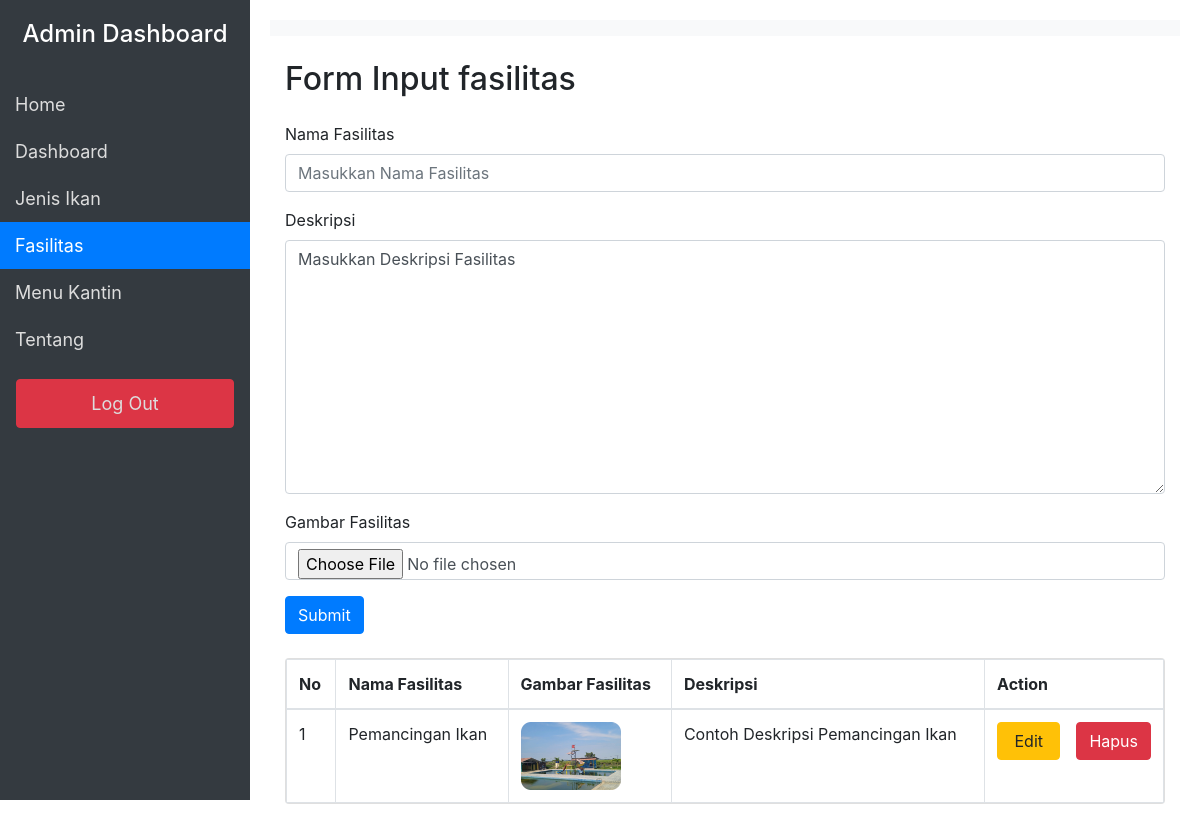
The page /pemancingan/admin/kelola-fasilitas.php (signed in) on the database its author committed.
### tables this page shows
CREATE TABLE `fasilitas` (
  `id` int(11) NOT NULL,
  `gambar_fasilitas` varchar(255) DEFAULT NULL,
  `nama_fasilitas` varchar(100) NOT NULL,
  `deskripsi` text DEFAULT NULL
);

### pemancingan/admin/kelola-fasilitas.php (the view, shortened to what this page needs)
<?php
    $cssHalaman = '
    <link rel="stylesheet" href="../assets/fasilitasdashboard.css">
    ';
    require 'layout/header.php';
?>
    <div class="content" id="content">
        <nav class="navbar navbar-light bg-light">
        </nav>
        <div class="container mt-4">
            <h2 class="mb-4">Form Input fasilitas </h2>
            <form action="proses/proses_simpan_fasilitas.php" method="POST" enctype="multipart/form-data">
                <div class="form-group">
                    <label for="nama_fasilitas">Nama Fasilitas</label>
                    <input type="text" class="form-control" id="nama_fasilitas" name="nama_fasilitas" placeholder="Masukkan Nama Fasilitas" required>
                </div>
                <div class="form-group">
                    <label for="deskripsi">Deskripsi</label>
                    <textarea class="form-control" id="deskripsi" name="deskripsi" rows="10" required>Masukkan Deskripsi Fasilitas</textarea>
                </div>
                <div class="form-group">
                    <label for="gambar_fasilitas">Gambar Fasilitas</label>
                    <input type="file" class="form-control" id="gambar_fasilitas" name="gambar_fasilitas">
                </div>
                <button type="submit" class="btn btn-primary">Submit</button>
            </form>
            <?php
                $query = "SELECT * FROM fasilitas";
                $result = mysqli_query($koneksi, $query);
            ?>
            <div class="mt-4">
                <div class="card table">
                    <table class="table-bordered">
                        <thead>
                            <tr>
                                <th>No</th>
                                <th>Nama Fasilitas</th>
                                <th>Gambar Fasilitas</th>
                                <th>Deskripsi</th>
                                <th>Action</th>
                            </tr>
                        </thead>
                        <tbody>
                            <?php
                            if (mysqli_num_rows($result) > 0) {
                                $no = 1;
                                while ($row = mysqli_fetch_assoc($result)) {
                                    ?>
                                    <tr>
                                        <td><?php echo $no++; ?></td>
                                        <td><?php echo htmlspecialchars($row['nama_fasilitas']); ?></td>
                                        <td><img src="../public/img/<?php echo htmlspecialchars($row['gambar_fasilitas']); ?>" alt="<?php echo htmlspecialchars($row['nama_fasilitas']); ?>" width="100"></td>
                                        <td><?php echo nl2br(htmlspecialchars($row['deskripsi'])); ?></td>
                                        <td>
                                            <div class="d-flex flex-row justify-content-center">
                                                <button type="button" class="btn btn-warning w-100 fw-bold mr-2" data-toggle="modal" data-target="#editModal<?php echo $row['id']; ?>">Edit</button>
                                                <button type="button" class="btn btn-danger  w-100 fw-bold ml-2" data-toggle="modal" data-target="#deleteModal<?php echo $row['id']; ?>">Hapus</button>
                                            </div>
                                        </td>
                                    </tr>
                                    <?php
                                }
                            } else {
                                echo "<tr><td colspan='5'>Tidak ada data fasilitas yang ditemukan.</td></tr>";
                            }
                            ?>
                        </tbody>
                    </table>
                </div>
            </div>
        </div>
    </div>
<?php
    require 'layout/footer.php';
?>

### pemancingan/assets/fasilitasdashboard.css (style rules this page uses)
body { display: flex; }
.content { margin-left: 250px; padding: 20px; width: 100%; transition: margin-left 0.3s ease; }

### rows shown on the page
fasilitas: nama_fasilitas "Pemancingan Ikan", gambar_fasilitas (picture), deskripsi "Contoh Deskripsi Pemancingan Ikan"
